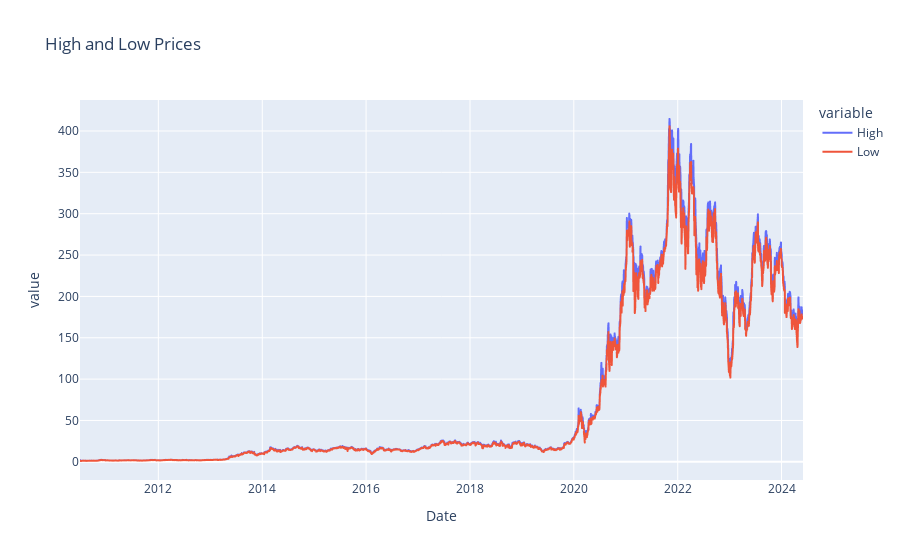

Notebook code for this chart:
### Code cell
fig = px.line(df, y=["High", "Low"], title="High and Low Prices")
fig.show()

### Figure 1 — Plotly figure (JSON) as saved in the notebook; plotly's stock layout.template omitted (floating-point values rounded to 4 significant figures; data arrays with more than 128 entries replaced by an {"elided": "..."} marker saying what was removed)
{"data": [{"hovertemplate": "variable=High<br>Date=%{x}<br>value=%{y}<extra></extra>", "legendgroup": "High", "line": {"color": "#636efa", "dash": "solid"}, "marker": {"symbol": "circle"}, "mode": "lines", "name": "High", "showlegend": true, "type": "scattergl", "x": {"elided": "3505 str values"}, "xaxis": "x", "y": {"elided": "3505 float values"}, "yaxis": "y"}, {"hovertemplate": "variable=Low<br>Date=%{x}<br>value=%{y}<extra></extra>", "legendgroup": "Low", "line": {"color": "#EF553B", "dash": "solid"}, "marker": {"symbol": "circle"}, "mode": "lines", "name": "Low", "showlegend": true, "type": "scattergl", "x": {"elided": "3505 str values"}, "xaxis": "x", "y": {"elided": "3505 float values"}, "yaxis": "y"}], "layout": {"legend": {"title": {"text": "variable"}, "tracegroupgap": 0}, "title": {"text": "High and Low Prices"}, "xaxis": {"anchor": "y", "domain": [0, 1], "title": {"text": "Date"}}, "yaxis": {"anchor": "x", "domain": [0, 1], "title": {"text": "value"}}}}
